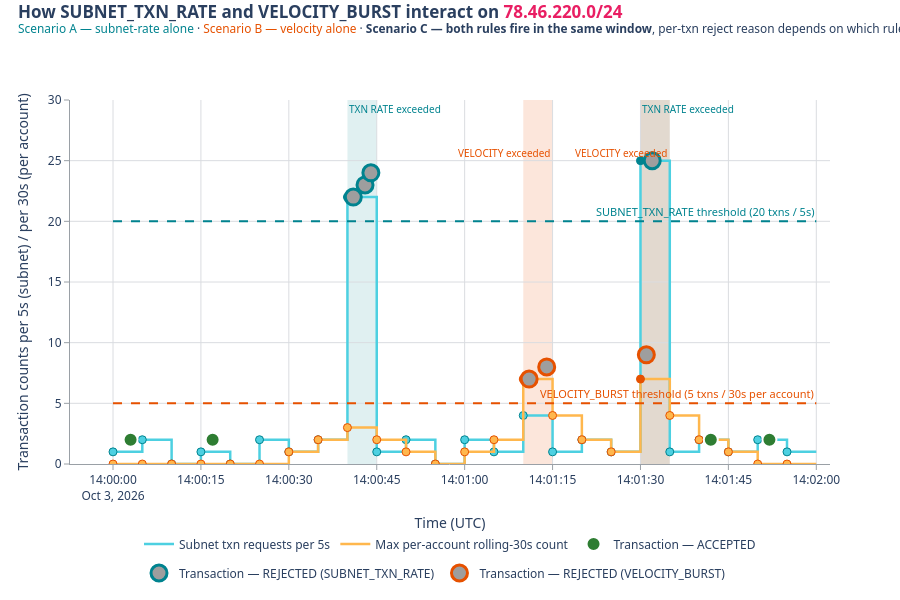

Notebook code cell kept with this figure:
### Markdown cell above
## The chart

### Code cell
# ── Color scheme (consistent with Chart 1) ───────────────────────────────
COLOR_TXN_LIGHT       = "#4dd0e1"   # muted cyan — normal subnet-txn line/marker
COLOR_TXN_DARK        = "#00838f"   # saturated cyan — exceeded txn marker/threshold/ring/shade
COLOR_VELOCITY_LIGHT  = "#ffb74d"   # muted amber — normal per-account velocity line/marker
COLOR_VELOCITY_DARK   = "#e65100"   # saturated amber — exceeded velocity marker/threshold/ring/shade
COLOR_ACCEPT          = "#2e7d32"   # green — accepted txn dot (solid fill)
COLOR_REJECT_FILL     = "#9e9e9e"   # grey — rejected txn dot interior

RULE_RING_COLOR = {
    "SUBNET_TXN_RATE": COLOR_TXN_DARK,
    "VELOCITY_BURST":  COLOR_VELOCITY_DARK,
}
# Dot y positions (both counts share one 0-30 y-axis):
#   - ACCEPTED  → y=2 (below both thresholds)
#   - VELOCITY  → y=7, 8, 9 (just above velocity threshold at 5, below txn threshold at 20)
#   - TXN_RATE  → y=22, 23, 24, 25 (above txn threshold at 20)
DOT_Y_ACCEPTED = 2
DOT_Y_VELOCITY = [7, 8, 9]
DOT_Y_TXN_RATE = [22, 23, 24, 25]

# ── Helpers ──────────────────────────────────────────────────────
def contiguous_true_ranges(df, flag_col, start_col, window_seconds=WINDOW_SECONDS):
    ranges = []
    start = None
    for i in range(len(df)):
        if df[flag_col].iloc[i] and start is None:
            start = df[start_col].iloc[i]
        elif not df[flag_col].iloc[i] and start is not None:
            end = df[start_col].iloc[i - 1] + timedelta(seconds=window_seconds)
            ranges.append((start, end))
            start = None
    if start is not None:
        end = df[start_col].iloc[-1] + timedelta(seconds=window_seconds)
        ranges.append((start, end))
    return ranges

def step_hv_series(df, x_col, y_col, window_seconds=WINDOW_SECONDS):
    xs = list(df[x_col]) + [df[x_col].iloc[-1] + timedelta(seconds=window_seconds)]
    ys = list(df[y_col]) + [df[y_col].iloc[-1]]
    return xs, ys

# ── Figure ───────────────────────────────────────────────────────
txn_bad_periods      = contiguous_true_ranges(df_txn_windows,      "txn_exceeded",      "window_start")
velocity_bad_periods = contiguous_true_ranges(df_velocity_windows, "velocity_exceeded", "window_start")

fig = go.Figure()

# Shade bad time periods first so lines/dots sit on top.
for x0, x1 in txn_bad_periods:
    fig.add_shape(type="rect", x0=x0, x1=x1, y0=0, y1=1, yref="y domain",
                  fillcolor=COLOR_TXN_DARK, opacity=0.12, line_width=0, layer="below")
    fig.add_annotation(x=x0, xanchor="left", y=1, yanchor="top", yref="y domain",
                       text="TXN RATE exceeded", showarrow=False,
                       font=dict(color=COLOR_TXN_DARK, size=10))
for x0, x1 in velocity_bad_periods:
    fig.add_shape(type="rect", x0=x0, x1=x1, y0=0, y1=1, yref="y domain",
                  fillcolor=COLOR_VELOCITY_DARK, opacity=0.14, line_width=0, layer="below")
    fig.add_annotation(x=x1, xanchor="right", y=0.88, yanchor="top", yref="y domain",
                       text="VELOCITY exceeded", showarrow=False,
                       font=dict(color=COLOR_VELOCITY_DARK, size=10))

# TXN-rate step line + markers
tx, ty = step_hv_series(df_txn_windows, "window_start", "txn_count")
fig.add_trace(go.Scatter(x=tx, y=ty, mode="lines",
    line=dict(color=COLOR_TXN_LIGHT, width=2.5, shape="hv"),
    name="Subnet txn requests per 5s", legendgroup="txn", hoverinfo="skip"))
tc = [COLOR_TXN_DARK if b else COLOR_TXN_LIGHT for b in df_txn_windows["txn_exceeded"]]
fig.add_trace(go.Scatter(x=df_txn_windows["window_start"], y=df_txn_windows["txn_count"],
    mode="markers", marker=dict(size=8, color=tc, line=dict(color=COLOR_TXN_DARK, width=1)),
    name="Subnet txn requests per 5s", legendgroup="txn", showlegend=False,
    hovertemplate="<b>%{y:,.0f} txn requests</b> in 5s window starting %{x|%H:%M:%S}<extra></extra>"))

# VELOCITY step line + markers
vx, vy = step_hv_series(df_velocity_windows, "window_start", "velocity_count")
fig.add_trace(go.Scatter(x=vx, y=vy, mode="lines",
    line=dict(color=COLOR_VELOCITY_LIGHT, width=2.5, shape="hv"),
    name="Max per-account rolling-30s count", legendgroup="velocity", hoverinfo="skip"))
vc = [COLOR_VELOCITY_DARK if b else COLOR_VELOCITY_LIGHT for b in df_velocity_windows["velocity_exceeded"]]
fig.add_trace(go.Scatter(x=df_velocity_windows["window_start"], y=df_velocity_windows["velocity_count"],
    mode="markers", marker=dict(size=8, color=vc, line=dict(color=COLOR_VELOCITY_DARK, width=1)),
    name="Max per-account rolling-30s count", legendgroup="velocity", showlegend=False,
    hovertemplate="<b>%{y:,.0f} txns</b> for one account in 30s rolling window ending at %{x|%H:%M:%S}<extra></extra>"))

# Threshold lines + annotations
x_start = df_txn_windows["window_start"].min()
x_end   = df_txn_windows["window_start"].max() + timedelta(seconds=WINDOW_SECONDS)

fig.add_shape(type="line", x0=x_start, x1=x_end, y0=TXN_RULE_THRESHOLD, y1=TXN_RULE_THRESHOLD,
              line=dict(color=COLOR_TXN_DARK, width=2, dash="dash"))
fig.add_annotation(x=x_end, y=TXN_RULE_THRESHOLD, xanchor="right", yanchor="bottom",
                   text=f"SUBNET_TXN_RATE threshold ({TXN_RULE_THRESHOLD} txns / 5s)",
                   showarrow=False, font=dict(color=COLOR_TXN_DARK, size=11))

fig.add_shape(type="line", x0=x_start, x1=x_end, y0=VELOCITY_RULE_THRESHOLD, y1=VELOCITY_RULE_THRESHOLD,
              line=dict(color=COLOR_VELOCITY_DARK, width=2, dash="dash"))
fig.add_annotation(x=x_end, y=VELOCITY_RULE_THRESHOLD, xanchor="right", yanchor="bottom",
                   text=f"VELOCITY_BURST threshold ({VELOCITY_RULE_THRESHOLD} txns / 30s per account)",
                   showarrow=False, font=dict(color=COLOR_VELOCITY_DARK, size=11))

# Individual transaction dots
df_txns_plot = df_txns.copy()
df_txns_plot["outcome"] = df_txns_plot["accepted"].map({1: "ACCEPTED", 0: "REJECTED"})

for (outcome, rule), grp in df_txns_plot.groupby(["outcome", "rule_name"]):
    if outcome == "ACCEPTED":
        ys = [DOT_Y_ACCEPTED] * len(grp)
        marker = dict(size=14, color=COLOR_ACCEPT, line=dict(color="white", width=2), symbol="circle")
        label = "Transaction — ACCEPTED"
    else:
        if rule == "VELOCITY_BURST":
            ys = DOT_Y_VELOCITY[:len(grp)]
        elif rule == "SUBNET_TXN_RATE":
            ys = DOT_Y_TXN_RATE[:len(grp)]
        else:
            ys = [DOT_Y_ACCEPTED] * len(grp)
        ring = RULE_RING_COLOR.get(rule, "#424242")
        marker = dict(size=16, color=COLOR_REJECT_FILL, line=dict(color=ring, width=3), symbol="circle")
        label = f"Transaction — REJECTED ({rule})"
    fig.add_trace(go.Scatter(
        x=grp["txn_time"], y=ys, mode="markers", name=label, marker=marker,
        customdata=grp[["source_ip", "amount", "rule_name", "reason", "account_name"]].values,
        hovertemplate=(
            f"<b>%{{customdata[0]}}</b> — <b>{outcome}</b><br>"
            "amount=$%{customdata[1]:,.2f}<br>account=%{customdata[4]}<br>"
            "rule_name=%{customdata[2]}<br>reason=%{customdata[3]}<extra></extra>"
        )))

# Layout
fig.update_layout(
    title=dict(text=(
        "<b>How SUBNET_TXN_RATE and VELOCITY_BURST interact on "
        f"<span style='color:#e91e63'>{TARGET_SUBNET}/24</span></b><br>"
        "<sup><span style='color:#00838f'>Scenario A — subnet-rate alone</span> · "
        "<span style='color:#e65100'>Scenario B — velocity alone</span> · "
        "<b>Scenario C — both rules fire in the same window</b>, per-txn reject reason depends on which rule the SP matched first.</sup>"
    ), x=0.02, xanchor="left", y=0.97),
    paper_bgcolor="white", plot_bgcolor="white",
    font=dict(family="Segoe UI, sans-serif", size=12),
    legend=dict(orientation="h", yanchor="top", y=-0.18, xanchor="center", x=0.5),
    height=600, margin=dict(l=70, r=70, t=100, b=120),
)
fig.update_xaxes(title_text="Time (UTC)", showgrid=True, gridcolor="#dadce0",
                 showline=True, linecolor="#9aa0a6", linewidth=1,
                 ticks="outside", tickcolor="#9aa0a6")
fig.update_yaxes(title_text="Transaction counts per 5s (subnet) / per 30s (per account)",
                 range=[0, 30], showgrid=True, gridcolor="#dadce0",
                 showline=True, linecolor="#9aa0a6", linewidth=1,
                 ticks="outside", tickcolor="#9aa0a6",
                 tickmode="linear", tick0=0, dtick=5, tickformat="d")
fig.show()

# ── Export the chart as PNG for blog embedding ────────────────────────────────
# Needs `kaleido` (installed in notebooks/.venv). The PNG goes to the
# synthetic/ folder so chart iterations don't blow away prior exports.
import os
_OUT_DIR = os.path.join(os.path.dirname(os.path.abspath('.')), 'notebooks', 'synthetic')
os.makedirs(_OUT_DIR, exist_ok=True)
_PNG = os.path.join(_OUT_DIR, 'chart2_txn_velocity_timeline.png')
fig.write_image(_PNG, width=1600, height=1000, scale=2)
print(f'wrote {_PNG}')

### Figure 1 — Plotly figure (JSON) as saved in the notebook; plotly's stock layout.template omitted (floating-point values rounded to 4 significant figures)
{"data": [{"hoverinfo": "skip", "legendgroup": "txn", "line": {"color": "#4dd0e1", "shape": "hv", "width": 2.5}, "mode": "lines", "name": "Subnet txn requests per 5s", "type": "scatter", "x": ["2026-10-03T14:00:00+00:00", "2026-10-03T14:00:05+00:00", "2026-10-03T14:00:10+00:00", "2026-10-03T14:00:15+00:00", "2026-10-03T14:00:20+00:00", "2026-10-03T14:00:25+00:00", "2026-10-03T14:00:30+00:00", "2026-10-03T14:00:35+00:00", "2026-10-03T14:00:40+00:00", "2026-10-03T14:00:45+00:00", "2026-10-03T14:00:50+00:00", "2026-10-03T14:00:55+00:00", "2026-10-03T14:01:00+00:00", "2026-10-03T14:01:05+00:00", "2026-10-03T14:01:10+00:00", "2026-10-03T14:01:15+00:00", "2026-10-03T14:01:20+00:00", "2026-10-03T14:01:25+00:00", "2026-10-03T14:01:30+00:00", "2026-10-03T14:01:35+00:00", "2026-10-03T14:01:40+00:00", "2026-10-03T14:01:45+00:00", "2026-10-03T14:01:50+00:00", "2026-10-03T14:01:55+00:00", "2026-10-03T14:02:00+00:00"], "y": [1, 2, 0, 1, 0, 2, 1, 2, 22, 1, 2, 0, 2, 1, 4, 1, 2, 1, 25, 1, 2, 1, 2, 1, 1]}, {"hovertemplate": "<b>%{y:,.0f} txn requests</b> in 5s window starting %{x|%H:%M:%S}<extra></extra>", "legendgroup": "txn", "marker": {"color": ["#4dd0e1", "#4dd0e1", "#4dd0e1", "#4dd0e1", "#4dd0e1", "#4dd0e1", "#4dd0e1", "#4dd0e1", "#00838f", "#4dd0e1", "#4dd0e1", "#4dd0e1", "#4dd0e1", "#4dd0e1", "#4dd0e1", "#4dd0e1", "#4dd0e1", "#4dd0e1", "#00838f", "#4dd0e1", "#4dd0e1", "#4dd0e1", "#4dd0e1", "#4dd0e1"], "line": {"color": "#00838f", "width": 1}, "size": 8}, "mode": "markers", "name": "Subnet txn requests per 5s", "showlegend": false, "type": "scatter", "x": ["2026-10-03T14:00:00.000000", "2026-10-03T14:00:05.000000", "2026-10-03T14:00:10.000000", "2026-10-03T14:00:15.000000", "2026-10-03T14:00:20.000000", "2026-10-03T14:00:25.000000", "2026-10-03T14:00:30.000000", "2026-10-03T14:00:35.000000", "2026-10-03T14:00:40.000000", "2026-10-03T14:00:45.000000", "2026-10-03T14:00:50.000000", "2026-10-03T14:00:55.000000", "2026-10-03T14:01:00.000000", "2026-10-03T14:01:05.000000", "2026-10-03T14:01:10.000000", "2026-10-03T14:01:15.000000", "2026-10-03T14:01:20.000000", "2026-10-03T14:01:25.000000", "2026-10-03T14:01:30.000000", "2026-10-03T14:01:35.000000", "2026-10-03T14:01:40.000000", "2026-10-03T14:01:45.000000", "2026-10-03T14:01:50.000000", "2026-10-03T14:01:55.000000"], "y": [1, 2, 0, 1, 0, 2, 1, 2, 22, 1, 2, 0, 2, 1, 4, 1, 2, 1, 25, 1, 2, 1, 2, 1]}, {"hoverinfo": "skip", "legendgroup": "velocity", "line": {"color": "#ffb74d", "shape": "hv", "width": 2.5}, "mode": "lines", "name": "Max per-account rolling-30s count", "type": "scatter", "x": ["2026-10-03T14:00:00+00:00", "2026-10-03T14:00:05+00:00", "2026-10-03T14:00:10+00:00", "2026-10-03T14:00:15+00:00", "2026-10-03T14:00:20+00:00", "2026-10-03T14:00:25+00:00", "2026-10-03T14:00:30+00:00", "2026-10-03T14:00:35+00:00", "2026-10-03T14:00:40+00:00", "2026-10-03T14:00:45+00:00", "2026-10-03T14:00:50+00:00", "2026-10-03T14:00:55+00:00", "2026-10-03T14:01:00+00:00", "2026-10-03T14:01:05+00:00", "2026-10-03T14:01:10+00:00", "2026-10-03T14:01:15+00:00", "2026-10-03T14:01:20+00:00", "2026-10-03T14:01:25+00:00", "2026-10-03T14:01:30+00:00", "2026-10-03T14:01:35+00:00", "2026-10-03T14:01:40+00:00", "2026-10-03T14:01:45+00:00", "2026-10-03T14:01:50+00:00", "2026-10-03T14:01:55+00:00", "2026-10-03T14:02:00+00:00"], "y": [0, 0, 0, 0, 0, 0, 1, 2, 3, 2, 1, 0, 1, 2, 7, 4, 2, 1, 7, 4, 2, 1, 0, 0, 0]}, {"hovertemplate": "<b>%{y:,.0f} txns</b> for one account in 30s rolling window ending at %{x|%H:%M:%S}<extra></extra>", "legendgroup": "velocity", "marker": {"color": ["#ffb74d", "#ffb74d", "#ffb74d", "#ffb74d", "#ffb74d", "#ffb74d", "#ffb74d", "#ffb74d", "#ffb74d", "#ffb74d", "#ffb74d", "#ffb74d", "#ffb74d", "#ffb74d", "#e65100", "#ffb74d", "#ffb74d", "#ffb74d", "#e65100", "#ffb74d", "#ffb74d", "#ffb74d", "#ffb74d", "#ffb74d"], "line": {"color": "#e65100", "width": 1}, "size": 8}, "mode": "markers", "name": "Max per-account rolling-30s count", "showlegend": false, "type": "scatter", "x": ["2026-10-03T14:00:00.000000", "2026-10-03T14:00:05.000000", "2026-10-03T14:00:10.000000", "2026-10-03T14:00:15.000000", "2026-10-03T14:00:20.000000", "2026-10-03T14:00:25.000000", "2026-10-03T14:00:30.000000", "2026-10-03T14:00:35.000000", "2026-10-03T14:00:40.000000", "2026-10-03T14:00:45.000000", "2026-10-03T14:00:50.000000", "2026-10-03T14:00:55.000000", "2026-10-03T14:01:00.000000", "2026-10-03T14:01:05.000000", "2026-10-03T14:01:10.000000", "2026-10-03T14:01:15.000000", "2026-10-03T14:01:20.000000", "2026-10-03T14:01:25.000000", "2026-10-03T14:01:30.000000", "2026-10-03T14:01:35.000000", "2026-10-03T14:01:40.000000", "2026-10-03T14:01:45.000000", "2026-10-03T14:01:50.000000", "2026-10-03T14:01:55.000000"], "y": [0, 0, 0, 0, 0, 0, 1, 2, 3, 2, 1, 0, 1, 2, 7, 4, 2, 1, 7, 4, 2, 1, 0, 0]}, {"customdata": [["78.46.220.42", 87.5, "NONE", "Accepted", "Alice Johnson"], ["78.46.220.61", 250.0, "NONE", "Accepted", "Charlie Brown"], ["78.46.220.112", 175.0, "NONE", "Accepted", "Bob Smith"], ["78.46.220.54", 119.0, "NONE", "Accepted", "Alice Johnson"]], "hovertemplate": "<b>%{customdata[0]}</b> — <b>ACCEPTED</b><br>amount=$%{customdata[1]:,.2f}<br>account=%{customdata[4]}<br>rule_name=%{customdata[2]}<br>reason=%{customdata[3]}<extra></extra>", "marker": {"color": "#2e7d32", "line": {"color": "white", "width": 2}, "size": 14, "symbol": "circle"}, "mode": "markers", "name": "Transaction — ACCEPTED", "type": "scatter", "x": ["2026-10-03T14:00:03.000000", "2026-10-03T14:00:17.000000", "2026-10-03T14:01:42.000000", "2026-10-03T14:01:52.000000"], "y": [2, 2, 2, 2]}, {"customdata": [["78.46.220.19", 310.0, "SUBNET_TXN_RATE", "Too Many Transactions from Subnet (>20/5s): count 21 from IP 78.46.220.19", "Alice Johnson"], ["78.46.220.31", 125.0, "SUBNET_TXN_RATE", "Too Many Transactions from Subnet (>20/5s): count 22 from IP 78.46.220.31", "Bob Smith"], ["78.46.220.77", 440.0, "SUBNET_TXN_RATE", "Too Many Transactions from Subnet (>20/5s): count 22 from IP 78.46.220.77", "Charlie Brown"], ["78.46.220.21", 210.0, "SUBNET_TXN_RATE", "Too Many Transactions from Subnet (>20/5s): count 23 from IP 78.46.220.21", "Bob Smith"], ["78.46.220.88", 320.0, "SUBNET_TXN_RATE", "Too Many Transactions from Subnet (>20/5s): count 25 from IP 78.46.220.88", "Diana Prince"]], "hovertemplate": "<b>%{customdata[0]}</b> — <b>REJECTED</b><br>amount=$%{customdata[1]:,.2f}<br>account=%{customdata[4]}<br>rule_name=%{customdata[2]}<br>reason=%{customdata[3]}<extra></extra>", "marker": {"color": "#9e9e9e", "line": {"color": "#00838f", "width": 3}, "size": 16, "symbol": "circle"}, "mode": "markers", "name": "Transaction — REJECTED (SUBNET_TXN_RATE)", "type": "scatter", "x": ["2026-10-03T14:00:41.000000", "2026-10-03T14:00:43.000000", "2026-10-03T14:00:44.000000", "2026-10-03T14:01:32.000000", "2026-10-03T14:01:34.000000"], "y": [22, 23, 24, 25]}, {"customdata": [["78.46.220.9", 215.0, "VELOCITY_BURST", "Too Many Transactions in 30 Seconds (>5): count 6 for account 5", "Eve Wilson"], ["78.46.220.9", 450.0, "VELOCITY_BURST", "Too Many Transactions in 30 Seconds (>5): count 7 for account 5", "Eve Wilson"], ["78.46.220.9", 310.0, "VELOCITY_BURST", "Too Many Transactions in 30 Seconds (>5): count 6 for account 5", "Eve Wilson"], ["78.46.220.9", 425.0, "VELOCITY_BURST", "Too Many Transactions in 30 Seconds (>5): count 7 for account 5", "Eve Wilson"]], "hovertemplate": "<b>%{customdata[0]}</b> — <b>REJECTED</b><br>amount=$%{customdata[1]:,.2f}<br>account=%{customdata[4]}<br>rule_name=%{customdata[2]}<br>reason=%{customdata[3]}<extra></extra>", "marker": {"color": "#9e9e9e", "line": {"color": "#e65100", "width": 3}, "size": 16, "symbol": "circle"}, "mode": "markers", "name": "Transaction — REJECTED (VELOCITY_BURST)", "type": "scatter", "x": ["2026-10-03T14:01:11.000000", "2026-10-03T14:01:14.000000", "2026-10-03T14:01:31.000000", "2026-10-03T14:01:33.000000"], "y": [7, 8, 9]}], "layout": {"annotations": [{"font": {"color": "#00838f", "size": 10}, "showarrow": false, "text": "TXN RATE exceeded", "x": "2026-10-03T14:00:40+00:00", "xanchor": "left", "y": 1, "yanchor": "top", "yref": "y domain"}, {"font": {"color": "#00838f", "size": 10}, "showarrow": false, "text": "TXN RATE exceeded", "x": "2026-10-03T14:01:30+00:00", "xanchor": "left", "y": 1, "yanchor": "top", "yref": "y domain"}, {"font": {"color": "#e65100", "size": 10}, "showarrow": false, "text": "VELOCITY exceeded", "x": "2026-10-03T14:01:15+00:00", "xanchor": "right", "y": 0.88, "yanchor": "top", "yref": "y domain"}, {"font": {"color": "#e65100", "size": 10}, "showarrow": false, "text": "VELOCITY exceeded", "x": "2026-10-03T14:01:35+00:00", "xanchor": "right", "y": 0.88, "yanchor": "top", "yref": "y domain"}, {"font": {"color": "#00838f", "size": 11}, "showarrow": false, "text": "SUBNET_TXN_RATE threshold (20 txns / 5s)", "x": "2026-10-03T14:02:00+00:00", "xanchor": "right", "y": 20, "yanchor": "bottom"}, {"font": {"color": "#e65100", "size": 11}, "showarrow": false, "text": "VELOCITY_BURST threshold (5 txns / 30s per account)", "x": "2026-10-03T14:02:00+00:00", "xanchor": "right", "y": 5, "yanchor": "bottom"}], "font": {"family": "Segoe UI, sans-serif", "size": 12}, "height": 600, "legend": {"orientation": "h", "x": 0.5, "xanchor": "center", "y": -0.18, "yanchor": "top"}, "margin": {"b": 120, "l": 70, "r": 70, "t": 100}, "paper_bgcolor": "white", "plot_bgcolor": "white", "shapes": [{"fillcolor": "#00838f", "layer": "below", "line": {"width": 0}, "opacity": 0.12, "type": "rect", "x0": "2026-10-03T14:00:40+00:00", "x1": "2026-10-03T14:00:45+00:00", "y0": 0, "y1": 1, "yref": "y domain"}, {"fillcolor": "#00838f", "layer": "below", "line": {"width": 0}, "opacity": 0.12, "type": "rect", "x0": "2026-10-03T14:01:30+00:00", "x1": "2026-10-03T14:01:35+00:00", "y0": 0, "y1": 1, "yref": "y domain"}, {"fillcolor": "#e65100", "layer": "below", "line": {"width": 0}, "opacity": 0.14, "type": "rect", "x0": "2026-10-03T14:01:10+00:00", "x1": "2026-10-03T14:01:15+00:00", "y0": 0, "y1": 1, "yref": "y domain"}, {"fillcolor": "#e65100", "layer": "below", "line": {"width": 0}, "opacity": 0.14, "type": "rect", "x0": "2026-10-03T14:01:30+00:00", "x1": "2026-10-03T14:01:35+00:00", "y0": 0, "y1": 1, "yref": "y domain"}, {"line": {"color": "#00838f", "dash": "dash", "width": 2}, "type": "line", "x0": "2026-10-03T14:00:00+00:00", "x1": "2026-10-03T14:02:00+00:00", "y0": 20, "y1": 20}, {"line": {"color": "#e65100", "dash": "dash", "width": 2}, "type": "line", "x0": "2026-10-03T14:00:00+00:00", "x1": "2026-10-03T14:02:00+00:00", "y0": 5, "y1": 5}], "title": {"text": "<b>How SUBNET_TXN_RATE and VELOCITY_BURST interact on <span style='color:#e91e63'>78.46.220.0/24</span></b><br><sup><span style='color:#00838f'>Scenario A — subnet-rate alone</span> · <span style='color:#e65100'>Scenario B — velocity alone</span> · <b>Scenario C — both rules fire in the same window</b>, per-txn reject reason depends on which rule the SP matched first.</sup>", "x": 0.02, "xanchor": "left", "y": 0.97}, "xaxis": {"gridcolor": "#dadce0", "linecolor": "#9aa0a6", "linewidth": 1, "showgrid": true, "showline": true, "tickcolor": "#9aa0a6", "ticks": "outside", "title": {"text": "Time (UTC)"}}, "yaxis": {"dtick": 5, "gridcolor": "#dadce0", "linecolor": "#9aa0a6", "linewidth": 1, "range": [0, 30], "showgrid": true, "showline": true, "tick0": 0, "tickcolor": "#9aa0a6", "tickformat": "d", "tickmode": "linear", "ticks": "outside", "title": {"text": "Transaction counts per 5s (subnet) / per 30s (per account)"}}}}
